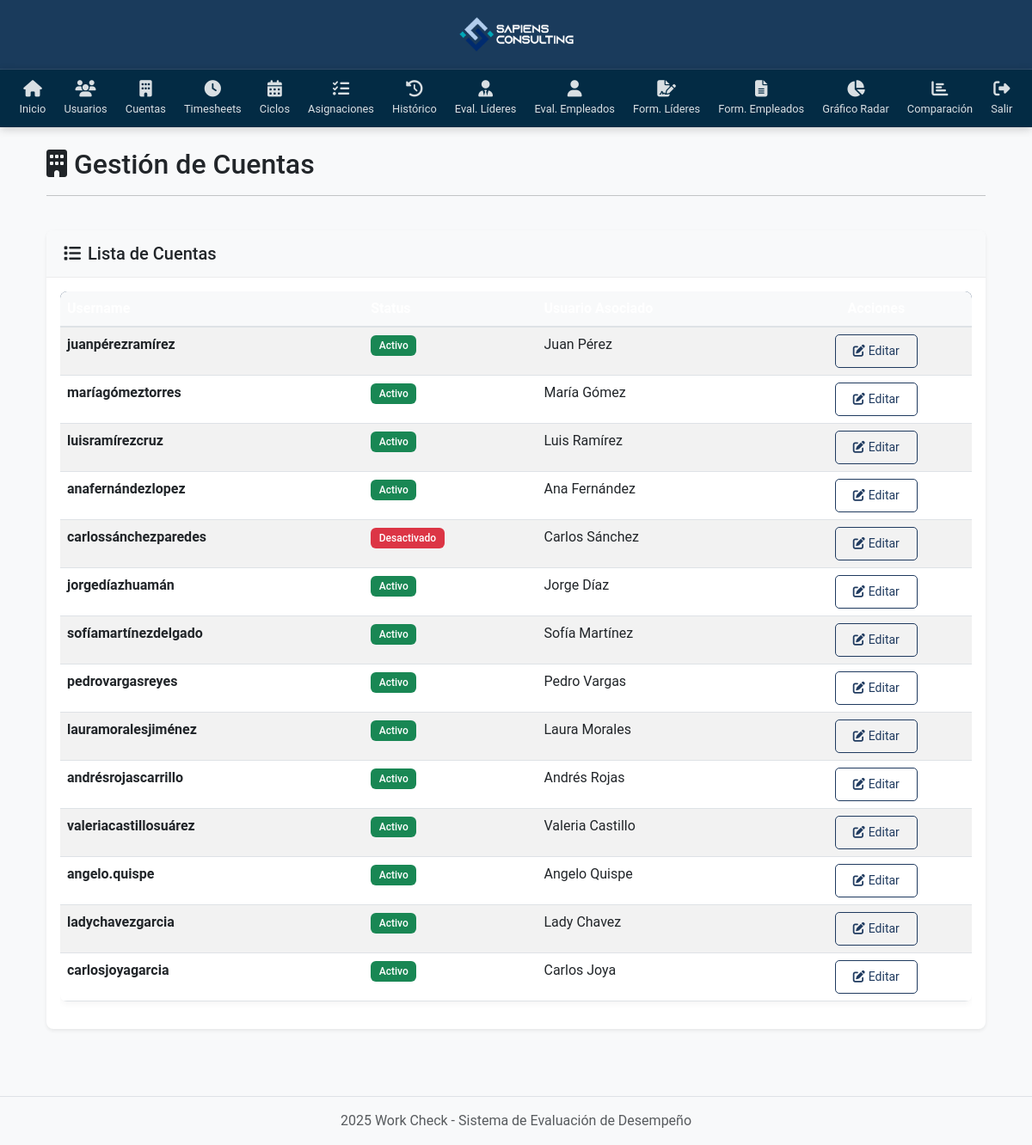
/accounts/ (signed in), run on the app's committed database.
### System/models.py (models this page shows)
class UserAccount(models.Model):
    username = models.CharField(max_length=50, unique=True)
    password = models.CharField(max_length=128)  # Esto luego lo encriptaremos
    usuario = models.OneToOneField(Usuario, on_delete=models.CASCADE)
    status = models.CharField(max_length=20)

class Usuario(models.Model):
    first_name = models.CharField(max_length=50)
    middle_name = models.CharField(max_length=50, blank=True, null=True)
    last_name = models.CharField(max_length=50)
    second_last_name = models.CharField(max_length=50, blank=True, null=True)
    user_type = models.CharField(max_length=50)
    position = models.ForeignKey(Position, on_delete=models.PROTECT)

### System/views.py (the view)
# urls.py: path('accounts/', views.list_accounts, name='list_accounts'),
@login_required
def list_accounts(request):
    accounts = UserAccount.objects.all()
    return render(request, 'System/manage_accounts.html', {'accounts': accounts})

### System/views.py (called while the page is built)
def login_required(view_func):
    @wraps(view_func)
    def wrapped_view(request, *args, **kwargs):
        if not request.session.get('user_id'):
            return redirect('login')
        return view_func(request, *args, **kwargs)
    return wrapped_view

### System/templates/System/manage_accounts.html (shortened to what this page needs)
{% extends 'System/base.html' %}
{% load static %}
{% block content %}
<div class="container">
    <div class="row mb-4">
        <div class="col-12">
            <div class="d-flex justify-content-between align-items-center">
                <h2 class="mb-0"><i class="fas fa-building me-2"></i>Gestión de Cuentas</h2>
            </div>
            <hr class="mt-3">
        </div>
    </div>
    <div class="row">
        <div class="col-12">
            <div class="card shadow-sm">
                <div class="card-header bg-light">
                    <h5 class="card-title mb-0"><i class="fas fa-list me-2"></i>Lista de Cuentas</h5>
                </div>
                <div class="card-body">
                    <div class="table-responsive">
                        <table class="table table-hover table-striped">
                            <thead class="table-dark">
                                <tr>
                                    <th scope="col">Username</th>
                                    <th scope="col">Status</th>
                                    <th scope="col">Usuario Asociado</th>
                                    <th scope="col" class="text-center">Acciones</th>
                                </tr>
                            </thead>
                            <tbody>
                                {% for account in accounts %}
                                <tr>
                                    <td>
                                        <strong>{{ account.username }}</strong>
                                    </td>
                                    <td>
                                        {% if account.status == "Activo" %}
                                            <span class="badge bg-success">Activo</span>
                                        {% else %}
                                            <span class="badge bg-danger">Desactivado</span>
                                        {% endif %}
                                    </td>
                                    <td>{{ account.usuario.first_name }} {{ account.usuario.last_name }}</td>
                                    <td class="text-center">
                                        <a href="{% url 'update_account' account.id %}" class="btn btn-sm btn-outline-primary">
                                            <i class="fas fa-edit me-1"></i>Editar
                                        </a>
                                    </td>
                                </tr>
                                {% endfor %}
                            </tbody>
                        </table>
                    </div>
                </div>
            </div>
        </div>
    </div>
</div>
{% endblock %}

### System/static/css/styles.css (style rules this page uses)
body { font-family: 'Roboto', Arial, sans-serif; min-height: 100vh; display: flex; flex-direction: column; background-color: #f8f9fa; margin: 0; padding: 0; }
.container { flex: 1; }
.card { border: none; border-radius: 8px; box-shadow: 0 4px 12px rgba(0, 0, 0, 0.05); transition: transform 0.3s, box-shadow 0.3s; margin-bottom: 20px; }
.card-header { background-color: #f8f9fa; border-bottom: 1px solid rgba(0, 0, 0, 0.05); font-weight: 600; }
.btn { border-radius: 5px; padding: 0.5rem 1.25rem; transition: all 0.3s; }
.btn-outline-primary { color: #1f3a5f; border-color: #1f3a5f; }
.table { box-shadow: 0 2px 8px rgba(0, 0, 0, 0.05); border-radius: 8px; overflow: hidden; }
.table thead th { background-color: #f8f9fa; border-bottom: 2px solid #dee2e6; font-weight: 600; }

### System/templates/System/manage_accounts.html (style rules this page uses)
.table thead { background-color: #1f3a5f; }
.card { border-radius: 8px; overflow: hidden; margin-bottom: 30px; border: none; }
.card-header { border-bottom: 1px solid rgba(0, 0, 0, 0.05); padding: 15px 20px; }
.badge { font-weight: 500; padding: 0.5em 0.8em; }

### data on the page
UserAccount: username "juanpérezramírez", status "Activo", usuario.first_name "Juan", usuario.last_name "Pérez"
UserAccount: username "maríagómeztorres", status "Activo", usuario.first_name "María", usuario.last_name "Gómez"
UserAccount: username "luisramírezcruz", status "Activo", usuario.first_name "Luis", usuario.last_name "Ramírez"
UserAccount: username "anafernándezlopez", status "Activo", usuario.first_name "Ana", usuario.last_name "Fernández"
UserAccount: username "carlossánchezparedes", status "Desactivado", usuario.first_name "Carlos", usuario.last_name "Sánchez"
UserAccount: username "jorgedíazhuamán", status "Activo", usuario.first_name "Jorge", usuario.last_name "Díaz"
UserAccount: username "sofíamartínezdelgado", status "Activo", usuario.first_name "Sofía", usuario.last_name "Martínez"
UserAccount: username "pedrovargasreyes", status "Activo", usuario.first_name "Pedro", usuario.last_name "Vargas"
UserAccount: username "lauramoralesjiménez", status "Activo", usuario.first_name "Laura", usuario.last_name "Morales"
UserAccount: username "andrésrojascarrillo", status "Activo", usuario.first_name "Andrés", usuario.last_name "Rojas"
UserAccount: username "valeriacastillosuárez", status "Activo", usuario.first_name "Valeria", usuario.last_name "Castillo"
UserAccount: username "angelo.quispe", status "Activo", usuario.first_name "Angelo", usuario.last_name "Quispe"
UserAccount: username "ladychavezgarcia", status "Activo", usuario.first_name "Lady", usuario.last_name "Chavez"
UserAccount: username "carlosjoyagarcia", status "Activo", usuario.first_name "Carlos", usuario.last_name "Joya"
